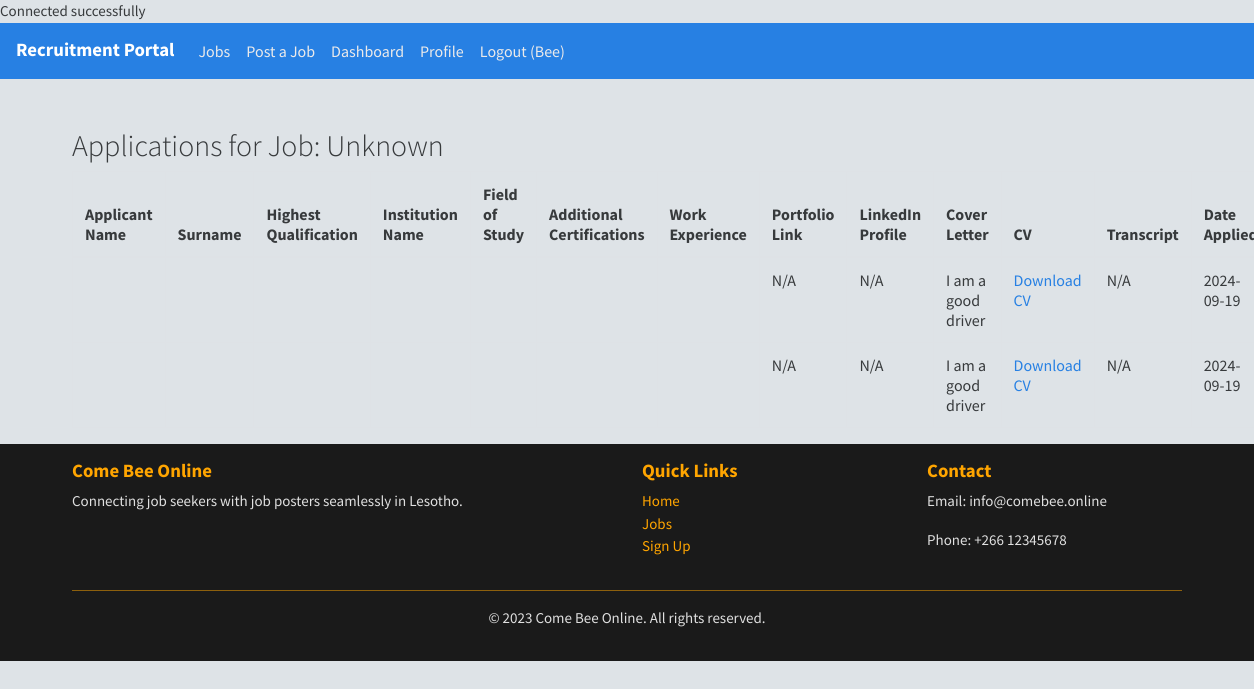
Screenshot of /view_applications.php?job_id=2 (signed in) with the database file from the repository.
### tables this page shows
CREATE TABLE `applications` (
  `id` int(11) NOT NULL,
  `job_id` int(11) NOT NULL,
  `user_id` int(11) NOT NULL,
  `cover_letter` text DEFAULT NULL,
  `applied_at` timestamp NOT NULL DEFAULT current_timestamp(),
  `cv` varchar(255) DEFAULT NULL,
  `transcript` varchar(255) DEFAULT NULL
);

### view_applications.php (the view, shortened to what this page needs)
<?php
include('config/database.php');
$job_id = isset($_GET['job_id']) ? intval($_GET['job_id']) : 0;
$sql = "SELECT applications.*, users.name AS applicant_name, jobs.title AS job_title FROM applications
        INNER JOIN users ON applications.user_id = users.id
        INNER JOIN jobs ON applications.job_id = jobs.id
        WHERE applications.job_id = '$job_id'";
$result = mysqli_query($conn, $sql);
?>
<?php include('includes/header.php'); ?>
<?php include('includes/navbar.php'); ?>
<div class="container mt-5">
    <h2>Applications for Job: <?php echo isset($job['title']) ? $job['title'] : 'Unknown'; ?></h2>
    <?php if (mysqli_num_rows($result) > 0): ?>
        <table class="table table-bordered">
            <thead>
                <tr>
                    <th>Applicant Name</th>
                    <th>Surname</th>
                    <th>Highest Qualification</th>
                    <th>Institution Name</th>
                    <th>Field of Study</th>
                    <th>Additional Certifications</th>
                    <th>Work Experience</th>
                    <th>Portfolio Link</th>
                    <th>LinkedIn Profile</th>
                    <th>Cover Letter</th>
                    <th>CV</th>
                    <th>Transcript</th>
                    <th>Date Applied</th>
                </tr>
            </thead>
            <tbody>
                <?php while ($application = mysqli_fetch_assoc($result)): ?>
                    <tr>
                        <td><?php echo htmlspecialchars($application['name']); ?></td>
                        <td><?php echo htmlspecialchars($application['surname']); ?></td>
                        <td><?php echo htmlspecialchars($application['highest_qualification']); ?></td>
                        <td><?php echo htmlspecialchars($application['institution_name']); ?></td>
                        <td><?php echo htmlspecialchars($application['field_of_study']); ?></td>
                        <td><?php echo htmlspecialchars($application['additional_certifications']); ?></td>
                        <td><?php echo htmlspecialchars($application['work_experience']); ?></td>
                        <td>
                            <?php if (!empty($application['portfolio_link'])): ?>
                                <a href="<?php echo htmlspecialchars($application['portfolio_link']); ?>" target="_blank">View Portfolio</a>
                            <?php else: ?>
                                N/A
                            <?php endif; ?>
                        </td>
                        <td>
                            <?php if (!empty($application['linkedin_link'])): ?>
                                <a href="<?php echo htmlspecialchars($application['linkedin_link']); ?>" target="_blank">View LinkedIn</a>
                            <?php else: ?>
                                N/A
                            <?php endif; ?>
                        </td>
                        <td><?php echo nl2br(htmlspecialchars($application['cover_letter'])); ?></td>
                        <td>
                            <?php if (!empty($application['cv'])): ?>
                                <a href="uploads/cvs/<?php echo htmlspecialchars($application['cv']); ?>" target="_blank">Download CV</a>
                            <?php else: ?>
                                N/A
                            <?php endif; ?>
                        </td>
                        <td>
                            <?php if (!empty($application['transcript'])): ?>
                                <a href="uploads/transcripts/<?php echo htmlspecialchars($application['transcript']); ?>" target="_blank">Download Transcript</a>
                            <?php else: ?>
                                N/A
                            <?php endif; ?>
                        </td>
                        <td><?php echo date('Y-m-d', strtotime($application['applied_at'])); ?></td>
                    </tr>
                <?php endwhile; ?>
            </tbody>
        </table>
    <?php else: ?>
        <div class="alert alert-info">No applications found for this job.</div>
    <?php endif; ?>
</div>
<?php include('includes/footer.php'); ?>

### assets/css/styles.css (style rules this page uses)
body { background-color: #dee3e7; }

### rows the page displays
applications: cover_letter "I am a good driver", transcript "N/A", applied_at "2024-09-19"
applications: cover_letter "I am a good driver", transcript "N/A", applied_at "2024-09-19"

### other values shown
$_SESSION['name'] "Bee"
